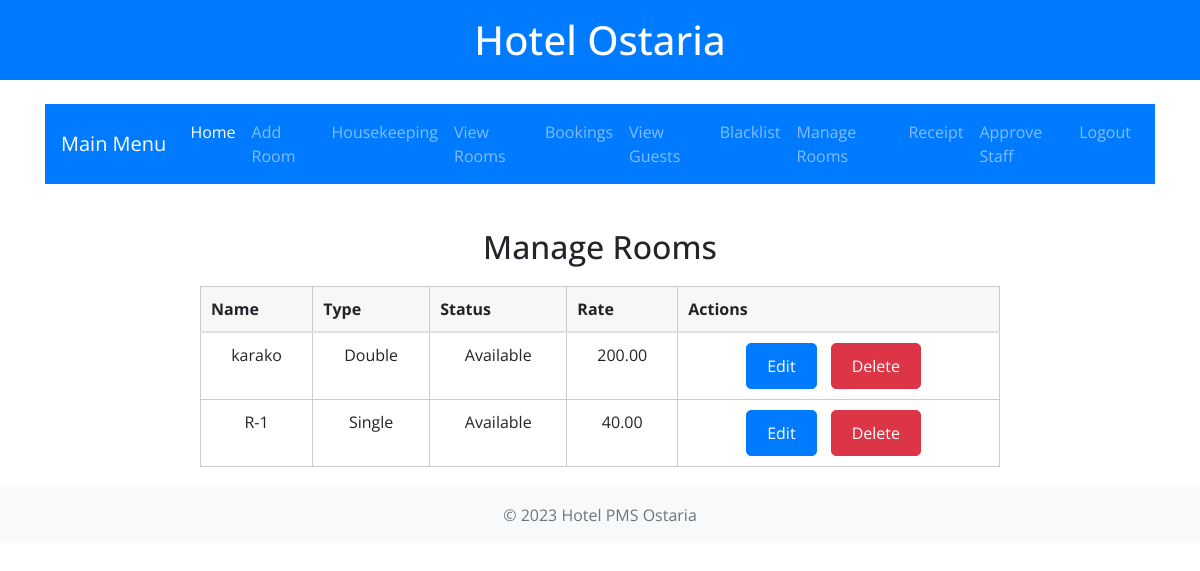
/manage/ (signed in), run on an earlier commit of the app's database.
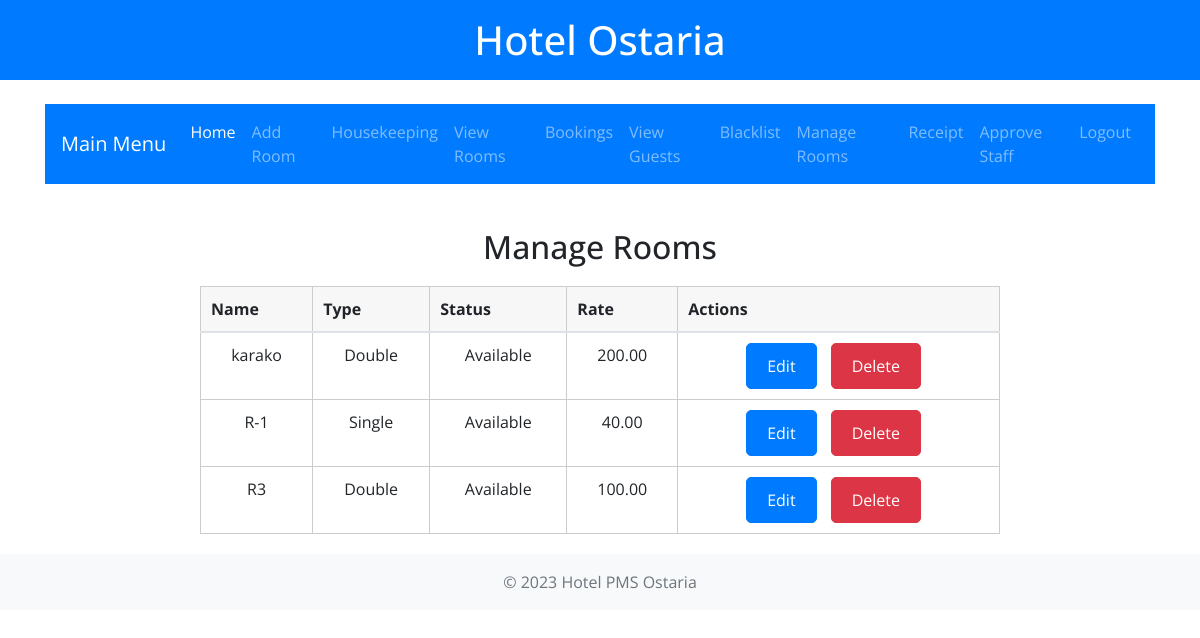
And on a later commit of the database.
### hotel_pms/models.py (models this page shows, shortened)
class Room(models.Model):
    ROOM_TYPES = (
        ('s', 'Single'),
        ('d', 'Double'),
        ('su', 'Suite'),
    )
    STATUS_CHOICES = [
        ('available', 'Available'),
        ('cleaning', 'Needs Cleaning'),
        ('maintenance', 'Needs Maintenance'),
    ]
    name = models.CharField(max_length=255,  default='basic')  # New field for room name
    status = models.CharField(max_length=12, choices=STATUS_CHOICES, default='available')
    room_type = models.CharField(max_length=2, choices=ROOM_TYPES)
    rate = models.DecimalField(max_digits=7, decimal_places=2,default=100.00)

### hotel_pms/views.py (the view)
# urls.py: path('manage/',views.managerooms, name='manage'),
@user_passes_test(lambda u: u.is_superuser, login_url='login')
def managerooms(request):
    rooms = Room.objects.all()
    return render(request, 'hotel_pms/manage_rooms.html', {'rooms': rooms})

### hotel_pms/templatetags/user_tags.py (called while the page is built)
@register.filter(name='has_group')
def has_group(user, group_name):
    return Group.objects.get(name=group_name) in user.groups.all()

### hotel_pms/templates/hotel_pms/manage_rooms.html (shortened to what this page needs)
{% extends "hotel_pms/index.html" %}
{% block content %}
<div class="content">
    <h2>Manage Rooms</h2>
    <table class="table">
        <thead>
            <tr>
                <th>Name</th>
                <th>Type</th>
                <th>Status</th>
                <th>Rate</th>
                <th>Actions</th>
            </tr>
        </thead>
        <tbody>
            {% for room in rooms %}
            <tr>
                <td>{{ room.name }}</td>
                <td>{{ room.get_room_type_display }}</td>
                <td>{{ room.get_status_display }}</td>
                <td>{{ room.rate }}</td>
                <td>
                    <a href="{% url 'edit_room' room.id %}" class="btn btn-primary">Edit</a>
                    <a href="{% url 'delete_room' room.id %}" class="btn btn-danger">Delete</a>
                </td>
            </tr>
            {% endfor %}
        </tbody>
    </table>
</div>
{% endblock %}

What changed in the data, as far as the page shows it:
added Room: name "R3", room_type "Double", status "Available", rate "100.00"
